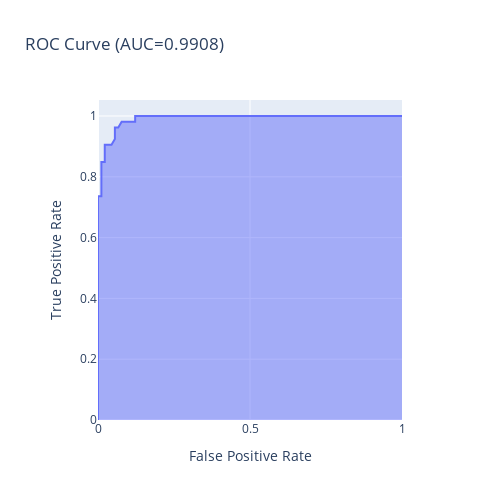

Write notebook code for a chart like this one.
### Markdown cell above
Al ensayar con el Random Forest model, este clasifica correctamente el 95% de los datos de testeo (porcentaje menor que los modelos previos).

### Code cell
fpr, tpr, thresholds = roc_curve(y_test, grid.predict_proba(X_test)[:,1])
fig = px.area(
    x=fpr, y=tpr,
    title=f'ROC Curve (AUC={auc(fpr, tpr):.4f})',
    labels=dict(x='False Positive Rate', y='True Positive Rate'),
    width=500, height=500)
fig.update_yaxes(scaleanchor="x", scaleratio=1)
fig.update_xaxes(constrain='domain')
fig.show()

### Figure 1 — Plotly figure (JSON) as saved in the notebook; plotly's stock layout.template omitted (floating-point values rounded to 4 significant figures)
{"data": [{"fillpattern": {"shape": ""}, "hovertemplate": "False Positive Rate=%{x}<br>True Positive Rate=%{y}<extra></extra>", "legendgroup": "", "line": {"color": "#636efa"}, "marker": {"symbol": "circle"}, "mode": "lines", "name": "", "orientation": "v", "showlegend": false, "stackgroup": "1", "type": "scatter", "x": [0, 0, 0, 0, 0, 0, 0, 0, 0, 0, 0.01111, 0.01111, 0.01111, 0.01111, 0.02222, 0.02222, 0.04444, 0.05556, 0.05556, 0.06667, 0.07778, 0.1, 0.1222, 0.1222, 0.1444, 0.1667, 0.1889, 0.2222, 0.2444, 0.2778, 0.3, 0.3222, 0.4111, 0.4333, 0.4778, 0.6333, 1], "xaxis": "x", "y": [0, 0.1132, 0.3019, 0.4717, 0.4906, 0.5472, 0.5849, 0.6415, 0.6792, 0.7358, 0.7358, 0.7925, 0.8113, 0.8491, 0.8491, 0.9057, 0.9057, 0.9245, 0.9623, 0.9623, 0.9811, 0.9811, 0.9811, 1, 1, 1, 1, 1, 1, 1, 1, 1, 1, 1, 1, 1, 1], "yaxis": "y"}], "layout": {"height": 500, "legend": {"tracegroupgap": 0}, "title": {"text": "ROC Curve (AUC=0.9908)"}, "width": 500, "xaxis": {"anchor": "y", "constrain": "domain", "domain": [0, 1], "title": {"text": "False Positive Rate"}}, "yaxis": {"anchor": "x", "domain": [0, 1], "scaleanchor": "x", "scaleratio": 1, "title": {"text": "True Positive Rate"}}}}
